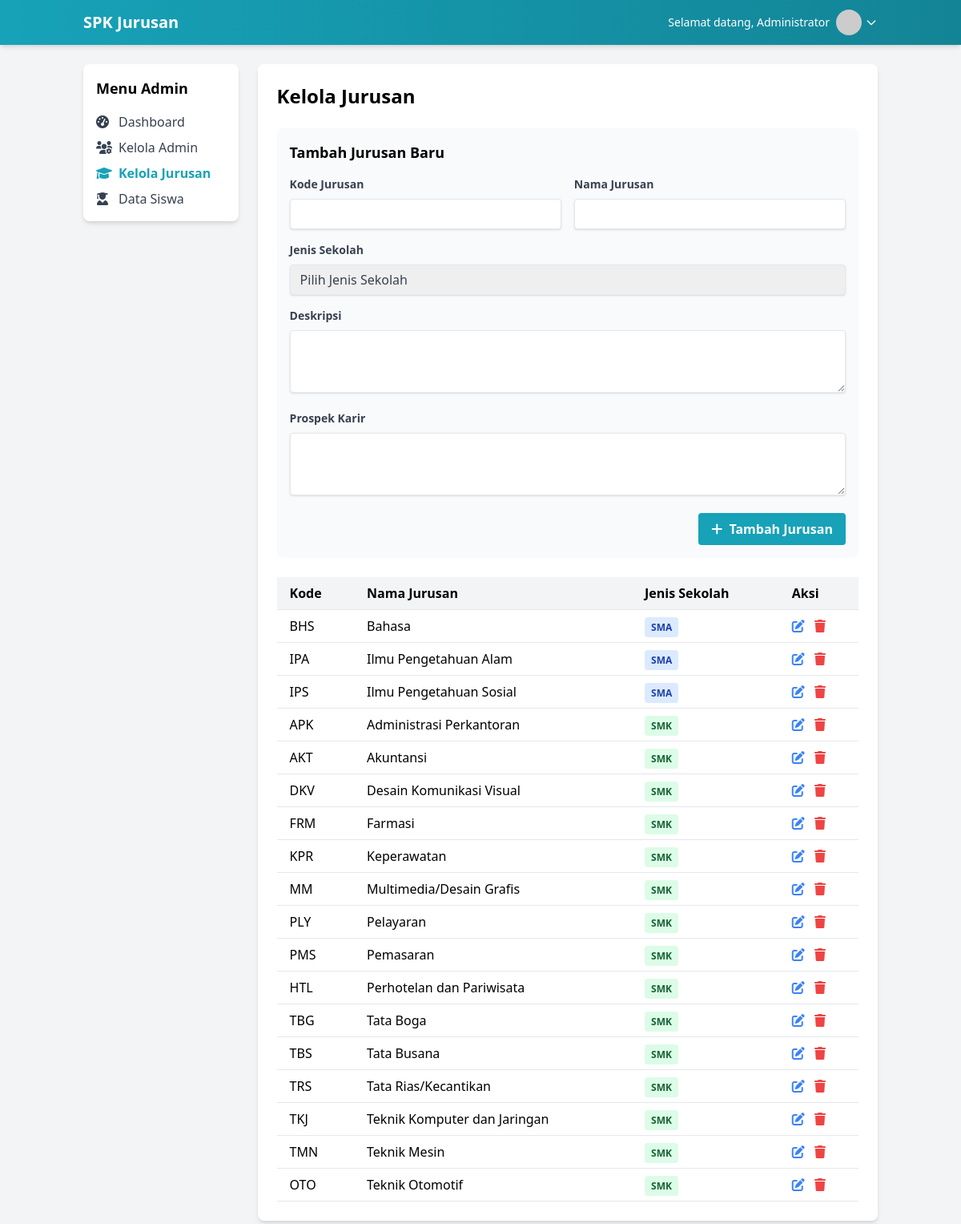
/admin/manage_jurusan.php (signed in), run on the app's committed database.
### tables this page shows
CREATE TABLE jurusan (
    id_jurusan INT AUTO_INCREMENT PRIMARY KEY,
    kode_jurusan VARCHAR(10) NOT NULL,
    nama_jurusan VARCHAR(100) NOT NULL,
    jenis_sekolah ENUM('SMA', 'SMK') NOT NULL,
    deskripsi TEXT,
    prospek_karir TEXT
);

### admin/manage_jurusan.php (the view, shortened to what this page needs)
<?php
require_once '../includes/functions.php';
$query = "SELECT * FROM jurusan ORDER BY jenis_sekolah, nama_jurusan";
$result = mysqli_query($conn, $query);
$jurusan = [];
while ($row = mysqli_fetch_assoc($result)) {
    $jurusan[] = $row;
}
$edit_jurusan = null;
?>
<!DOCTYPE html>
<html lang="id">
<head>
    <script src="https://cdn.tailwindcss.com"></script>
    <link rel="stylesheet" href="https://cdnjs.cloudflare.com/ajax/libs/font-awesome/6.0.0-beta3/css/all.min.css">
</head>
<body class="bg-gray-100">
    <nav class="bg-gradient-to-r from-primary to-secondary text-white shadow-md">
        <div class="container mx-auto px-4 py-3">
            <div class="flex justify-between items-center">
                <div class="flex items-center">
                    <a href="dashboard.php" class="text-xl font-bold">SPK Jurusan</a>
                </div>
                <div class="flex items-center space-x-2">
                    <span class="text-sm hidden md:inline">Selamat datang, <?php echo $_SESSION['admin_name']; ?></span>
                    <div class="relative group">
                        <button class="flex items-center focus:outline-none">
                            <img src="https://ui-avatars.com/api/?name=<?php echo urlencode($_SESSION['admin_name']); ?>&background=random" alt="Profile" class="w-8 h-8 rounded-full">
                            <svg class="w-4 h-4 ml-1" fill="none" stroke="currentColor" viewBox="0 0 24 24" xmlns="http://www.w3.org/2000/svg"><path stroke-linecap="round" stroke-linejoin="round" stroke-width="2" d="M19 9l-7 7-7-7"></path></svg>
                        </button>
                    </div>
                </div>
            </div>
        </div>
    </nav>
    <div class="container mx-auto px-4 py-6">
        <div class="flex flex-col md:flex-row gap-6">
            <div class="w-full md:w-1/4 lg:w-1/5">
                <div class="bg-white rounded-lg shadow-md p-4">
                    <h5 class="font-bold text-lg mb-4">Menu Admin</h5>
                    <ul class="space-y-2">
                        <li>
                            <a href="dashboard.php" class="flex items-center text-gray-700 hover:text-primary">
                                <i class="fas fa-tachometer-alt w-5"></i>
                                <span class="ml-2">Dashboard</span>
                            </a>
                        </li>
                        <li>
                            <a href="manage_admin.php" class="flex items-center text-gray-700 hover:text-primary">
                                <i class="fas fa-users-cog w-5"></i>
                                <span class="ml-2">Kelola Admin</span>
                            </a>
                        </li>
                        <li>
                            <a href="manage_jurusan.php" class="flex items-center text-primary font-bold">
                                <i class="fas fa-graduation-cap w-5"></i>
                                <span class="ml-2">Kelola Jurusan</span>
                            </a>
                        </li>
                        <li>
                            <a href="manage_siswa.php" class="flex items-center text-gray-700 hover:text-primary">
                                <i class="fas fa-user-graduate w-5"></i>
                                <span class="ml-2">Data Siswa</span>
                            </a>
                        </li>
                    </ul>
                </div>
            </div>
            <div class="w-full md:w-3/4 lg:w-4/5">
                <div class="bg-white rounded-lg shadow-md p-6">
                    <h2 class="text-2xl font-bold mb-6">Kelola Jurusan</h2>
                    <div class="bg-gray-50 p-4 rounded-lg mb-6">
                        <h3 class="text-lg font-bold mb-4"><?php echo $edit_jurusan ? 'Edit Jurusan' : 'Tambah Jurusan Baru'; ?></h3>
                        <form method="post" action="">
                            <div class="grid grid-cols-1 md:grid-cols-2 gap-4 mb-4">
                                <div>
                                    <label for="kode_jurusan" class="block text-gray-700 text-sm font-bold mb-2">Kode Jurusan</label>
                                    <input type="text" id="kode_jurusan" name="kode_jurusan" class="shadow appearance-none border rounded w-full py-2 px-3 text-gray-700 leading-tight focus:outline-none focus:shadow-outline" value="<?php echo $edit_jurusan ? $edit_jurusan['kode_jurusan'] : ''; ?>" required>
                                </div>
                                <div>
                                    <label for="nama_jurusan" class="block text-gray-700 text-sm font-bold mb-2">Nama Jurusan</label>
                                    <input type="text" id="nama_jurusan" name="nama_jurusan" class="shadow appearance-none border rounded w-full py-2 px-3 text-gray-700 leading-tight focus:outline-none focus:shadow-outline" value="<?php echo $edit_jurusan ? $edit_jurusan['nama_jurusan'] : ''; ?>" required>
                                </div>
                            </div>
                            <div class="mb-4">
                                <label for="jenis_sekolah" class="block text-gray-700 text-sm font-bold mb-2">Jenis Sekolah</label>
                                <select id="jenis_sekolah" name="jenis_sekolah" class="shadow appearance-none border rounded w-full py-2 px-3 text-gray-700 leading-tight focus:outline-none focus:shadow-outline" required>
                                    <option value="">Pilih Jenis Sekolah</option>
                                </select>
                            </div>
                            <div class="mb-4">
                                <label for="deskripsi" class="block text-gray-700 text-sm font-bold mb-2">Deskripsi</label>
                                <textarea id="deskripsi" name="deskripsi" rows="3" class="shadow appearance-none border rounded w-full py-2 px-3 text-gray-700 leading-tight focus:outline-none focus:shadow-outline"><?php echo $edit_jurusan ? $edit_jurusan['deskripsi'] : ''; ?></textarea>
                            </div>
                            <div class="mb-4">
                                <label for="prospek_karir" class="block text-gray-700 text-sm font-bold mb-2">Prospek Karir</label>
                                <textarea id="prospek_karir" name="prospek_karir" rows="3" class="shadow appearance-none border rounded w-full py-2 px-3 text-gray-700 leading-tight focus:outline-none focus:shadow-outline"><?php echo $edit_jurusan ? $edit_jurusan['prospek_karir'] : ''; ?></textarea>
                            </div>
                            <div class="flex items-center justify-end">
                                <?php if ($edit_jurusan): ?>
                                <a href="manage_jurusan.php" class="bg-gray-500 hover:bg-gray-700 text-white font-bold py-2 px-4 rounded focus:outline-none focus:shadow-outline mr-2">Batal</a>
                                <button type="submit" name="edit_jurusan" class="bg-primary hover:bg-secondary text-white font-bold py-2 px-4 rounded focus:outline-none focus:shadow-outline">
                                    <i class="fas fa-save mr-1"></i> Simpan Perubahan
                                </button>
                                <?php else: ?>
                                <button type="submit" name="add_jurusan" class="bg-primary hover:bg-secondary text-white font-bold py-2 px-4 rounded focus:outline-none focus:shadow-outline">
                                    <i class="fas fa-plus mr-1"></i> Tambah Jurusan
                                </button>
                                <?php endif; ?>
                            </div>
                        </form>
                    </div>
                    <div class="overflow-x-auto">
                        <table class="min-w-full bg-white">
                            <thead class="bg-gray-100">
                                <tr>
                                    <th class="py-2 px-4 border-b text-left">Kode</th>
                                    <th class="py-2 px-4 border-b text-left">Nama Jurusan</th>
                                    <th class="py-2 px-4 border-b text-left">Jenis Sekolah</th>
                                    <th class="py-2 px-4 border-b text-left">Aksi</th>
                                </tr>
                            </thead>
                            <tbody>
                                <?php if (count($jurusan) > 0): ?>
                                    <?php foreach ($jurusan as $j): ?>
                                    <tr class="hover:bg-gray-50">
                                        <td class="py-2 px-4 border-b"><?php echo $j['kode_jurusan']; ?></td>
                                        <td class="py-2 px-4 border-b"><?php echo $j['nama_jurusan']; ?></td>
                                        <td class="py-2 px-4 border-b">
                                            <span class="px-2 py-1 rounded text-xs font-semibold <?php echo $j['jenis_sekolah'] == 'SMA' ? 'bg-blue-100 text-blue-800' : 'bg-green-100 text-green-800'; ?>">
                                                <?php echo $j['jenis_sekolah']; ?>
                                            </span>
                                        </td>
                                        <td class="py-2 px-4 border-b">
                                            <a href="?edit=<?php echo $j['id_jurusan']; ?>" class="text-blue-500 hover:text-blue-700 mr-2">
                                                <i class="fas fa-edit"></i>
                                            </a>
                                            <a href="javascript:void(0)" onclick="confirmDelete(<?php echo $j['id_jurusan']; ?>)" class="text-red-500 hover:text-red-700">
                                                <i class="fas fa-trash"></i>
                                            </a>
                                        </td>
                                    </tr>
                                    <?php endforeach; ?>
                                <?php else: ?>
                                    <tr>
                                        <td colspan="4" class="py-4 px-4 text-center text-gray-500">Tidak ada data jurusan</td>
                                    </tr>
                                <?php endif; ?>
                            </tbody>
                        </table>
                    </div>
                </div>
            </div>
        </div>
    </div>
</body>
</html>

### data on the page
jurusan: kode_jurusan "BHS", nama_jurusan "Bahasa", jenis_sekolah "SMA"
jurusan: kode_jurusan "IPA", nama_jurusan "Ilmu Pengetahuan Alam", jenis_sekolah "SMA"
jurusan: kode_jurusan "IPS", nama_jurusan "Ilmu Pengetahuan Sosial", jenis_sekolah "SMA"
jurusan: kode_jurusan "APK", nama_jurusan "Administrasi Perkantoran", jenis_sekolah "SMK"
jurusan: kode_jurusan "AKT", nama_jurusan "Akuntansi", jenis_sekolah "SMK"
jurusan: kode_jurusan "DKV", nama_jurusan "Desain Komunikasi Visual", jenis_sekolah "SMK"
jurusan: kode_jurusan "FRM", nama_jurusan "Farmasi", jenis_sekolah "SMK"
jurusan: kode_jurusan "KPR", nama_jurusan "Keperawatan", jenis_sekolah "SMK"
jurusan: kode_jurusan "MM", nama_jurusan "Multimedia/Desain Grafis", jenis_sekolah "SMK"
jurusan: kode_jurusan "PLY", nama_jurusan "Pelayaran", jenis_sekolah "SMK"
jurusan: kode_jurusan "PMS", nama_jurusan "Pemasaran", jenis_sekolah "SMK"
jurusan: kode_jurusan "HTL", nama_jurusan "Perhotelan dan Pariwisata", jenis_sekolah "SMK"
jurusan: kode_jurusan "TBG", nama_jurusan "Tata Boga", jenis_sekolah "SMK"
jurusan: kode_jurusan "TBS", nama_jurusan "Tata Busana", jenis_sekolah "SMK"
jurusan: kode_jurusan "TRS", nama_jurusan "Tata Rias/Kecantikan", jenis_sekolah "SMK"
jurusan: kode_jurusan "TKJ", nama_jurusan "Teknik Komputer dan Jaringan", jenis_sekolah "SMK"
jurusan: kode_jurusan "TMN", nama_jurusan "Teknik Mesin", jenis_sekolah "SMK"
jurusan: kode_jurusan "OTO", nama_jurusan "Teknik Otomotif", jenis_sekolah "SMK"

### other printed values
$_SESSION['admin_name'] "Administrator"
